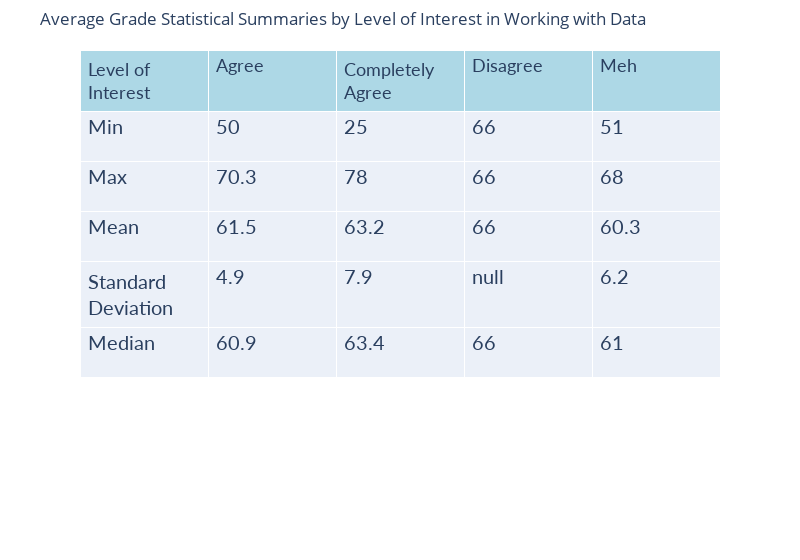

The cell this chart's notebook holds for it:
### Code cell
color1 = "white"
color2 = "lightgrey"
header_color = "lightblue"
values = (
    interested_stats.columns,
    interested_stats.iloc[0],
    interested_stats.iloc[1],
    interested_stats.iloc[2],
    interested_stats.iloc[3],
)

fig = go.Figure(
    data=[
        go.Table(
            header=dict(
                values=[
                    "Level of Interest",
                    "Agree",
                    "Completely Agree",
                    "Disagree",
                    "Meh",
                ],
                fill_color=header_color,
                height=50,
                align="left",
                font=dict(family="Lato", size=18),
            ),
            cells=dict(
                values=values,
                align="left",
                height=50,
                font=dict(family="Lato", size=20),
                format=None,
                formatsrc=None,
                fill_color=None,
            ),
        )
    ]
)
fig.update_layout(
    width=800,
    title="Average Grade Statistical Summaries by Level of Interest in Working with Data",
)
fig.update_layout({"margin": {"t": 50}})
fig.show()

### Figure 1 — Plotly figure (JSON) as saved in the notebook; plotly's stock layout.template omitted (floating-point values rounded to 4 significant figures)
{"data": [{"cells": {"align": "left", "font": {"family": "Lato", "size": 20}, "height": 50, "values": [["Min", "Max", "Mean", "Standard Deviation", "Median"], [50, 70.3, 61.5, 4.9, 60.9], [25, 78, 63.2, 7.9, 63.4], [66, 66, 66, null, 66], [51, 68, 60.3, 6.2, 61]]}, "header": {"align": "left", "fill": {"color": "lightblue"}, "font": {"family": "Lato", "size": 18}, "height": 50, "values": ["Level of Interest", "Agree", "Completely Agree", "Disagree", "Meh"]}, "type": "table"}], "layout": {"margin": {"t": 50}, "title": {"text": "Average Grade Statistical Summaries by Level of Interest in Working with Data"}, "width": 800}}
